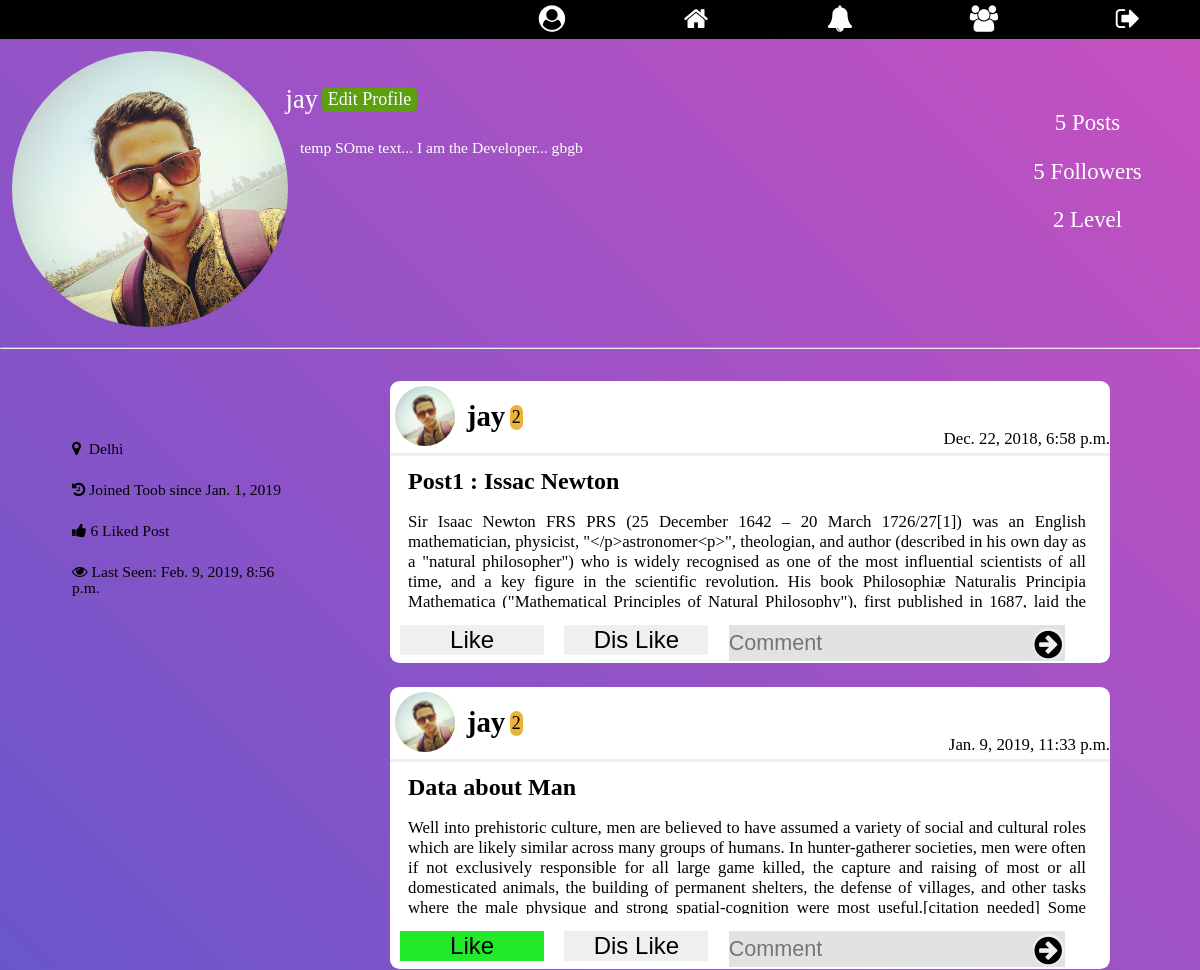
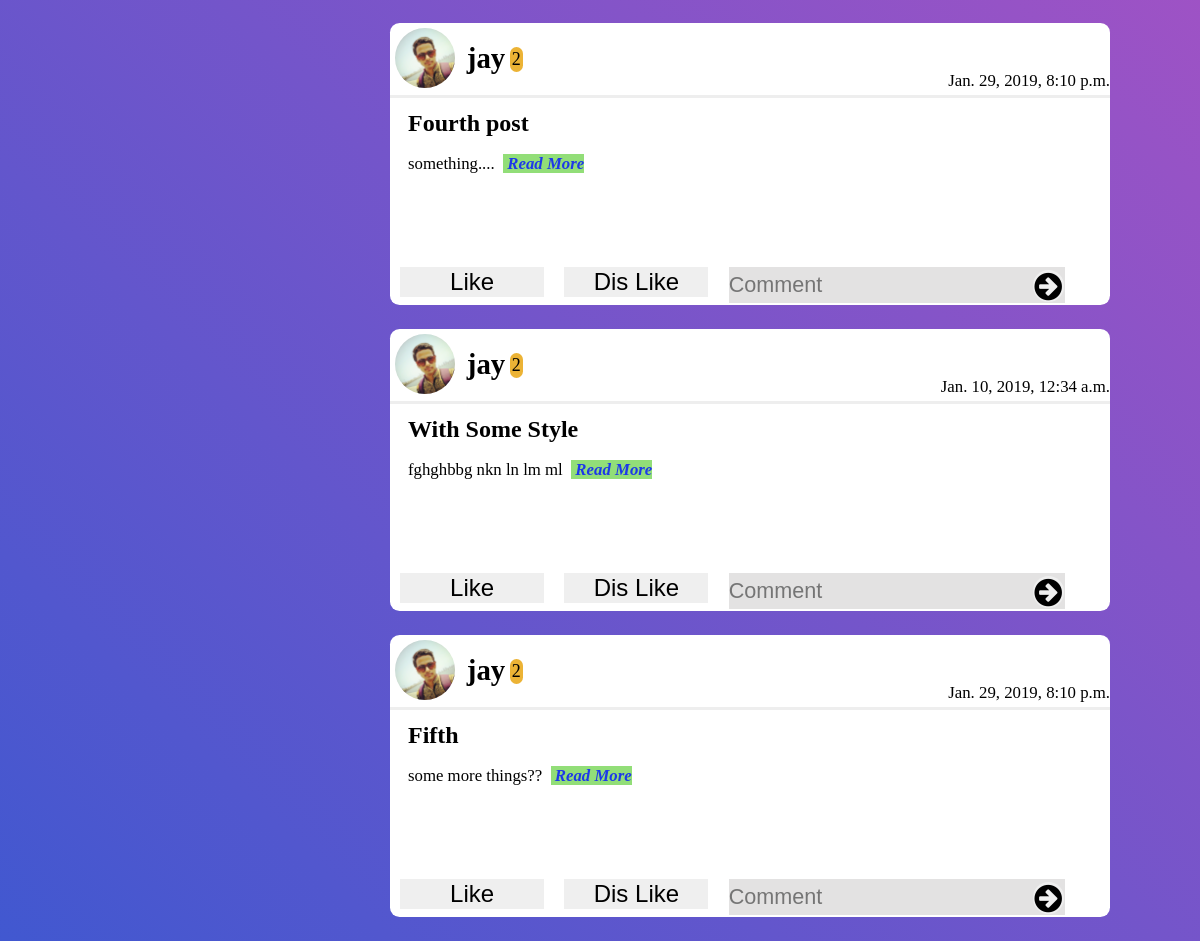
/profile/2/ (signed in), run on an earlier commit of the app's database (2 pictures, top to bottom).
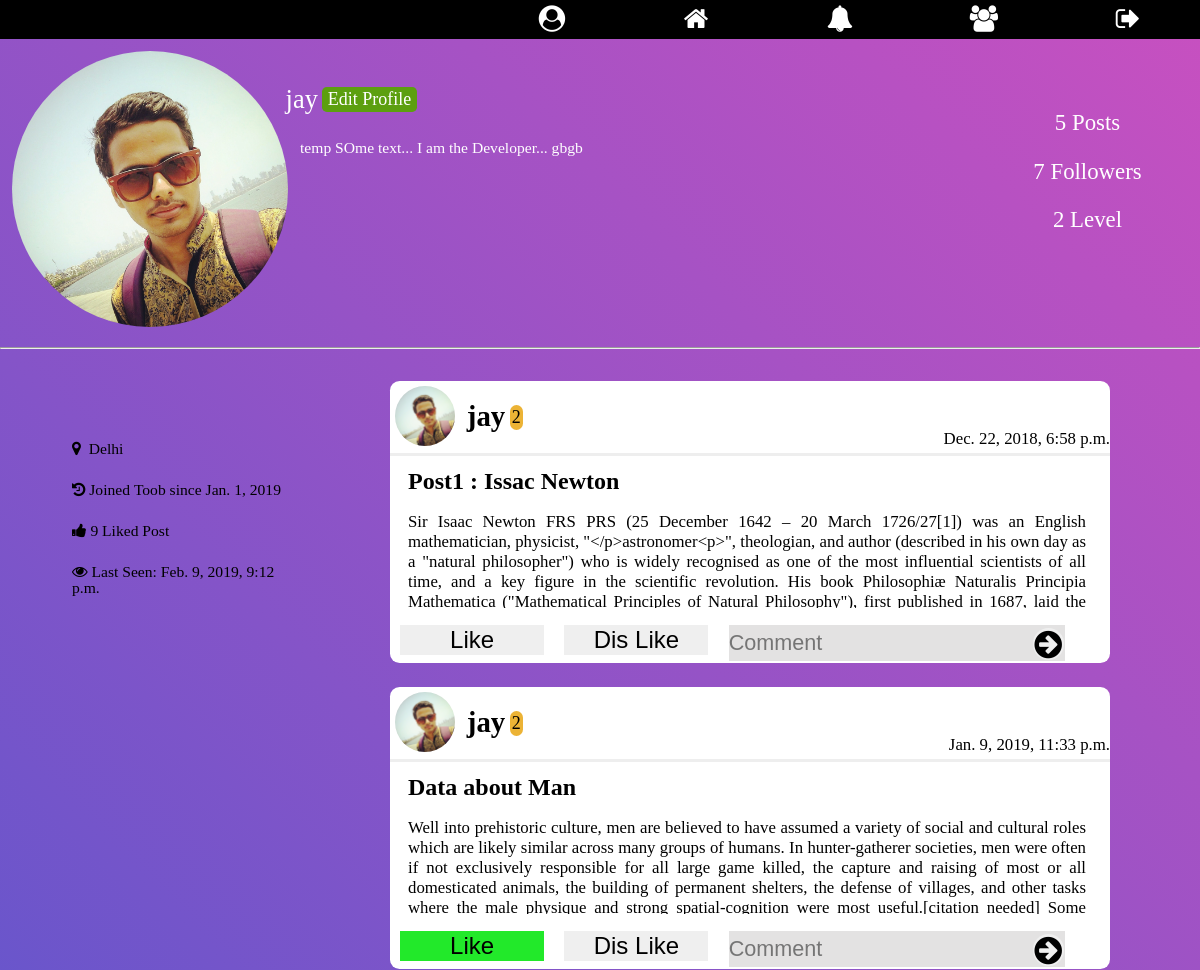
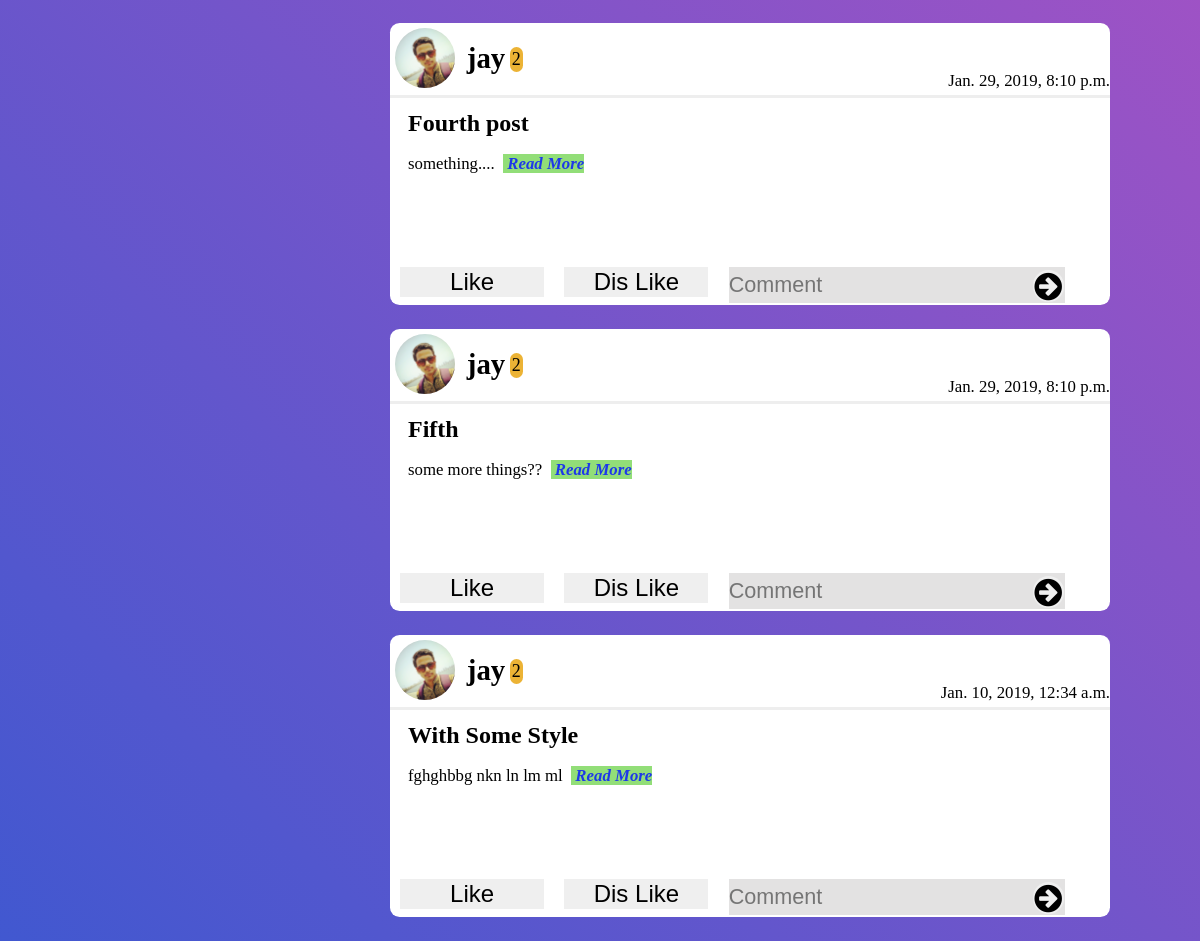
And on a later commit of the database (2 pictures, top to bottom).
### signup/models.py (models this page shows)
class Profile(models.Model):
    user = models.OneToOneField(User, on_delete=models.CASCADE)
    gender = models.CharField(max_length=10, blank=True)
    city = models.CharField(max_length=30, blank=True)
    date_of_birth = models.DateField(null=True, blank=True)
    level = models.IntegerField(default=1)
    bio = models.TextField(max_length=410, default='Edit Bio')
    profile_pic = models.ImageField(
        blank=True,
        help_text="Select Your Profile Image",
    )
    date_of_joining = models.DateTimeField(editable=False,
                                           default=timezone.now)
    follows = models.ManyToManyField('Profile')
    def __str__(self):
        return str(self.user)

### home/models.py (models this page shows, shortened)
class Posts(models.Model):
    choices = (
        ("1", ("Question")),
        ("2", ("Creative Idea")),
        ("3", ("Innovation")),
        ("4", ("Nightmare")),
        ("5", ("Thought"))
    )
    title = models.CharField(max_length=250, blank=False)
    content = models.TextField(max_length=15000,
                               help_text="Write Your thought here...")
    creation_time = models.DateTimeField(auto_now_add=True, editable=False)
    likes = models.ManyToManyField(User, blank=True, related_name='likes')
    dis_likes = models.ManyToManyField(User, blank=True,
                                       related_name='dis_likes')
    image = models.ImageField(blank=True,
                              help_text="Use Image for Impowring your Thought")
    last_modified = models.DateTimeField(auto_now=True, editable=False)
    user_profile = models.ForeignKey(Profile, on_delete=models.CASCADE)
    trending_ratio = models.FloatField(default=1)
    type = models.CharField(max_length=50, choices=choices)
    tags = models.CharField(max_length=250)
    views = models.ManyToManyField(User, blank=True)

### signup/views.py (the view)
# urls.py: url(r'^(?P<user_id>[0-9]+)/$', views.profile, name='profile'),
def profile(request, user_id):   # when profile page is called
    print("Inside Profile page...")
    user_profile = get_object_or_404(Profile, id=user_id)
    logged_in_user_profile = get_object_or_404(Profile,
                                               user=request.user.id)
    user_post = Posts.objects.all().filter(user_profile=user_id).order_by("-trending_ratio")
    following = Profile.objects.all().filter(follows=user_profile.id)
    likes = (
        Posts.objects
        .filter(user_profile=user_id)  # filtering the post of specific user
        .annotate(likes_count=Count('likes'))  # counting likes on each post
        .aggregate(total_likes=Sum('likes_count'))  # Summing likes on each post to give total likes
    )
    context = {
        'logged_in_user_profile': logged_in_user_profile,
        'user_profile': user_profile,
        'user_post': user_post,
        'following': following,
        'total_likes': likes.get('total_likes')
    }
    return render(request, 'profile.html', context)

### Notification/context_processor.py (called while the page is built)
def pass_value(request):
    if request.user.is_authenticated:
        user_prfile = Profile.objects.get(user=request.user)
        my_notif = Notifications.objects.filter(receiver=user_prfile)
        context = {
            "my_notif": my_notif
        }
        return context
    else:
        context = {}
        return context

### signup/templates/profile.html (shortened to what this page needs)
{% extends 'base.html' %}
{% block content %}
  {% load static %}
  <link rel="stylesheet" href="{% static 'signup/profile_style.css' %}">
  <div class="user-info">
    {% if user_profile.profile_pic %}
      <img src="{{ user_profile.profile_pic.url }}" class="profile-pic" alt="Image not found">
    {% else %}
      <img src="{% static 'toob/images/default-profile.png' %}" class="profile-pic" alt="Image not found">
    {% endif %}
    <div class="bio"><p>
      {{ user_profile.bio }}
    </p></div>
    <div class="above-bio">
      <span class="user-name">{{ user_profile.user.username }}</span>
      {% if user_profile.user.username != request.user.username %}
        {% include 'follow_section.html' %}
        </script>
      {% else %}
        <a href="/profile/edit" id="edit_profile">Edit Profile</a><br>
      {% endif %}
    </div>
    <div class="side-details" >
      <p class="side-data" align="center"><span >{{ user_post|length }}</span> Posts <br></p>
      <p class="side-data" align="center"><span> {{ following|length }} </span> Followers</p>
      <p class="side-data" align="center"><span>{{ user_profile.level }}</span> Level</p>
    </div>
  </div>
  <hr>
  <div class="user-extra">
    <div class="user-technical">
      <div class="data-box">
        <span class="data fa fa-map-marker">&nbsp;&nbsp;{{ user_profile.city }}</span><br>
        <span class="data fa fa-history">&nbsp;Joined Toob since {{ user_profile.date_of_joining|date }}</span><br>
        <span class="data fa fa-thumbs-up">&nbsp;{{ total_likes }} Liked Post</span><br>
        <span class="data fa fa-eye">&nbsp;Last Seen: {{ user_profile.user.last_login }}</span><br>
      </div>
    </div>
    <div class="user-posts">
      {% for post in user_post %}
      <div class="posts" id="post-1">
        <div class="post-header">
          {% if user_profile.profile_pic %}
            <img src="{{ user_profile.profile_pic.url }}" class="post-profile-pic" alt="Image not found">
          {% else %}
            <img src="{% static 'toob/images/default-profile.png' %}" class="post-profile-pic" alt="Image not found">
          {% endif %}
          <h3 class="post-user-name">{{ post.user_profile }}</h3><span class="level">{{ post.user_profile.level }}</span>
          <span class="date">{{ post.creation_time }}</span>
        </div>
        <h2 class="thought-title">{{ post.title }}</h2>
        <p class="content" id="{{ post.id }}" onclick="showWholeContent({{ post.id }})">
          {{ post.content|slice:":1300" }}<a class="read_more" href="/details/{{ post.id }}"><b> Read More</b></a>
        </p>
        <div class="post-footer">
          {% include 'like_section.html' %}
          {% include 'dis_like_section.html' %}
          <form action="target" class="comment-form">
            <input type="text" id="comment" name="comment" placeholder="Comment">
            <button type="submit" class="btn comment-submit">
              <i class="fa fa-arrow-circle-right fa-lg"></i>
            </button>
          </form>
        </div>
      </div>
      {% endfor %}
    </div>
  </div>
{% endblock %}

### templates/like_section.html (shortened to what this page needs)
<form id="like-form{{ post.id }}">
  <button type="submit" id="{{ post.id }}btn" name="like" value="{{ post.id }}" class="btn upvote">Like</button>
</form>

### templates/dis_like_section.html (shortened to what this page needs)
<form id="dis_like-form{{ post.id }}">
  <button type="submit" id="{{ post.id }}btn2" name="like" value="{{ post.id }}" class="btn upvote">Dis Like</button>
</form>

What changed in the data, as far as the page shows it:
changed through a linked row, Profile "temp SOme text... I am the Developer... gbgb": user.last_login "Feb. 9, 2019, 8:56 p.m." → "Feb. 9, 2019, 9:12 p.m."
changed Posts "Fifth": moves up the list
Also different on the page:
{{ following|length }}: "5" → "7"
{{ total_likes }}: "6" → "9"
